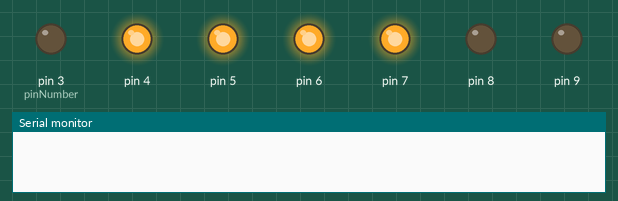
Recording of a sketch running on a simulated Arduino Uno, built with avr-gcc and run on an emulated ATmega328P. Parts: output pins drawn as LEDs (lit = HIGH), the last lines printed to the serial monitor. Random numbers use the default seed unless the sketch sets one.

Above: at 0.05 s.
At 5.06 s:
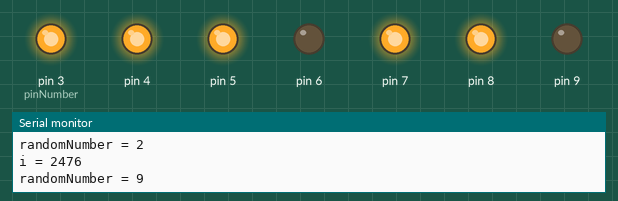
At 10.08 s:
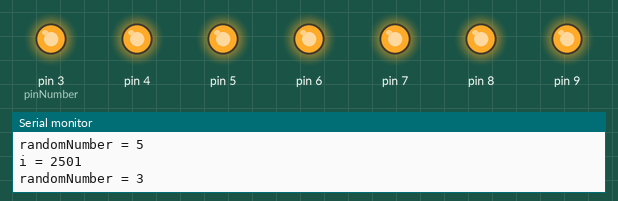
At 20.11 s:
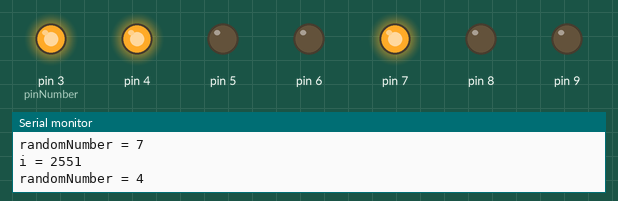
At 29.94 s:
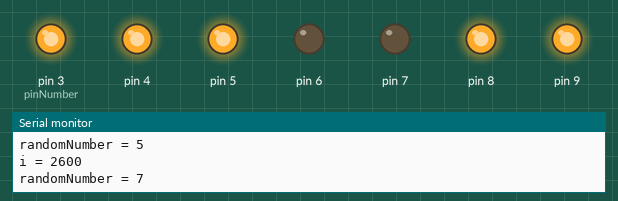
At 39.87 s:
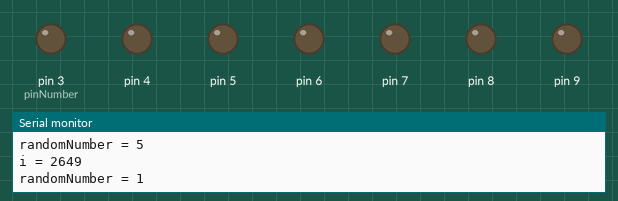
Timing chart, 0 to 40.0 s (numbered marks = the images above):
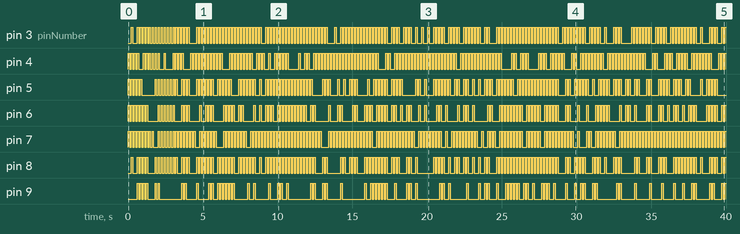

The sketch:

Lesson24_2.ino
```cpp
/*
24 MC猜数字 - 5 完成制作 - 2
太极创客
www.taichi-maker.com

此程序用于太极创客<<零基础入门学用Arduino教程>>
24 MC猜数字 - 5 完成制作 - 2

修改了getRandomNumber函数。目前该函数每次调用后将显示5个随机数字。
这五个随机数字将通过串口监视器显示出来。并且最后一个随机数字将显示在LED数码管上。

2017-04-23
*/
void setup() {
  Serial.begin(9600);
  int pinNumber = 3;
  while(pinNumber <= 9){
    pinMode(pinNumber, OUTPUT);
    pinNumber = pinNumber + 1;
  }
  randomSeed(analogRead(A0));
}

// the loop function runs over and over again forever
void loop() {
  int myNumber = getRandomNumber(0, 10);
  displayNumber(myNumber);
  delay(5000);
  displayClear();
  delay(500);
}

int getRandomNumber(int minNumber, int maxNumber){
  int randomNumber;

  int i;
  while(i < 5){
    i = i + 1;
    randomNumber = random(minNumber,maxNumber);
    displayNumber(randomNumber);
    delay(100);
    displayClear();
    delay(100);

    Serial.print("i = ");
    Serial.println(i);
    Serial.print("randomNumber = ");
    Serial.println(randomNumber);
    Serial.println("");

  }
  return randomNumber;
}
void displayNumber(int ledNumber){
  switch(ledNumber){
    case 1:  //显示1
      digitalWrite(4, HIGH);
      digitalWrite(7, HIGH);
      break;
    case 2:  //显示2
      digitalWrite(3, HIGH);
      digitalWrite(4, HIGH);
      digitalWrite(5, HIGH);
      digitalWrite(8, HIGH);
      digitalWrite(9, HIGH);
      break;
    case 3:   //显示3
      digitalWrite(3, HIGH);
      digitalWrite(4, HIGH);
      digitalWrite(5, HIGH);
      digitalWrite(7, HIGH);
      digitalWrite(8, HIGH);
      break;
    case 4:  //显示4
      digitalWrite(4, HIGH);
      digitalWrite(5, HIGH);
      digitalWrite(6, HIGH);
      digitalWrite(7, HIGH);
      break;
    case 5:  //显示5
      digitalWrite(3, HIGH);
      digitalWrite(5, HIGH);
      digitalWrite(6, HIGH);
      digitalWrite(7, HIGH);
      digitalWrite(8, HIGH);
      break;
    case 6:  //显示6
      digitalWrite(3, HIGH);
      digitalWrite(5, HIGH);
      digitalWrite(6, HIGH);
      digitalWrite(7, HIGH);
      digitalWrite(8, HIGH);
      digitalWrite(9, HIGH);
      break;
    case 7:  //显示7
      digitalWrite(3, HIGH);
      digitalWrite(4, HIGH);
      digitalWrite(7, HIGH);
      break;
    case 8:  //显示8
      digitalWrite(3, HIGH);
      digitalWrite(4, HIGH);
      digitalWrite(5, HIGH);
      digitalWrite(6, HIGH);
      digitalWrite(7, HIGH);
      digitalWrite(8, HIGH);
      digitalWrite(9, HIGH);
      break;
    case 9:  //显示9
      digitalWrite(3, HIGH);
      digitalWrite(4, HIGH);
      digitalWrite(5, HIGH);
      digitalWrite(6, HIGH);
      digitalWrite(7, HIGH);
      digitalWrite(8, HIGH);
      break;
    case 0:  //显示0
      digitalWrite(3, HIGH);
      digitalWrite(4, HIGH);
      digitalWrite(6, HIGH);
      digitalWrite(7, HIGH);
      digitalWrite(8, HIGH);
      digitalWrite(9, HIGH);
      break;
    default: //显示默认
        digitalWrite(4, HIGH);
        digitalWrite(5, HIGH);
        digitalWrite(7, HIGH);
        digitalWrite(8, HIGH);
        digitalWrite(9, HIGH);
    }
}

void displayClear(){
  digitalWrite(3, LOW);
  digitalWrite(4, LOW);
  digitalWrite(5, LOW);
  digitalWrite(6, LOW);
  digitalWrite(7, LOW);
  digitalWrite(8, LOW);
  digitalWrite(9, LOW);
}
```

Measured:
- by itself, pin 3 (pinNumber): LOW → HIGH at 0.20 s, → LOW 0.10 s later, → HIGH 0.30 s later, → LOW 0.10 s later, … (333 changes in this stretch)
- by itself, pin 4: LOW → HIGH at 0.00 s, → LOW 0.10 s later, → HIGH 0.10 s later, → LOW 0.10 s later, … (319 changes in this stretch)
- by itself, pin 5: LOW → HIGH at 0.00 s, → LOW 0.10 s later, → HIGH 0.10 s later, → LOW 0.10 s later, … (282 changes in this stretch)
- by itself, pin 6: LOW → HIGH at 0.00 s, → LOW 0.10 s later, → HIGH 0.10 s later, → LOW 0.10 s later, … (237 changes in this stretch)
- by itself, pin 7: LOW → HIGH at 0.00 s, → LOW 0.10 s later, → HIGH 0.10 s later, → LOW 0.10 s later, … (357 changes in this stretch)
- by itself, pin 8: LOW → HIGH at 0.20 s, → LOW 0.10 s later, → HIGH 0.30 s later, → LOW 0.10 s later, … (281 changes in this stretch)
- by itself, pin 9: LOW → HIGH at 0.60 s, → LOW 0.10 s later, → HIGH 0.10 s later, → LOW 0.10 s later, … (155 changes in this stretch)
